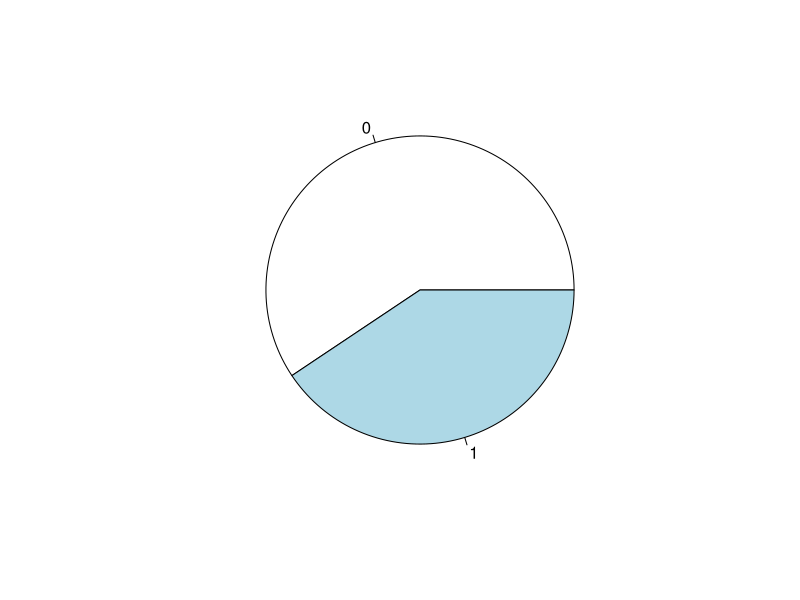
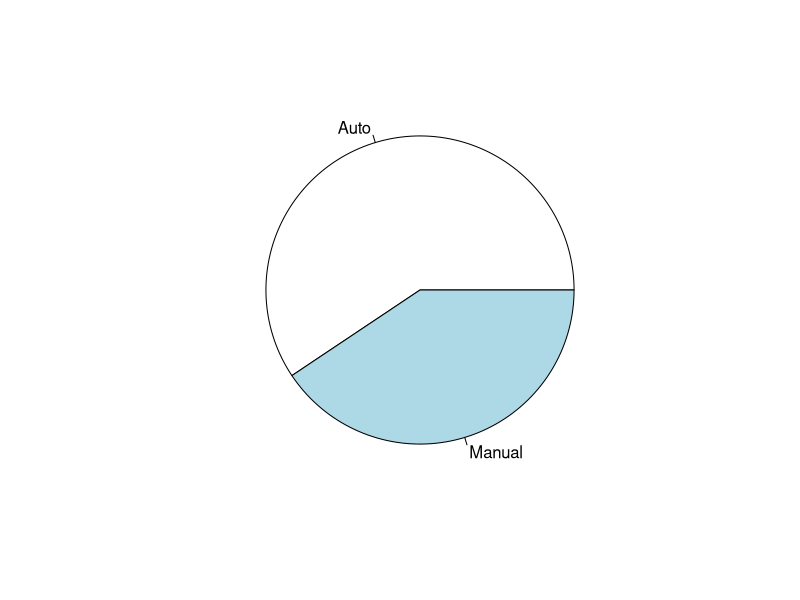
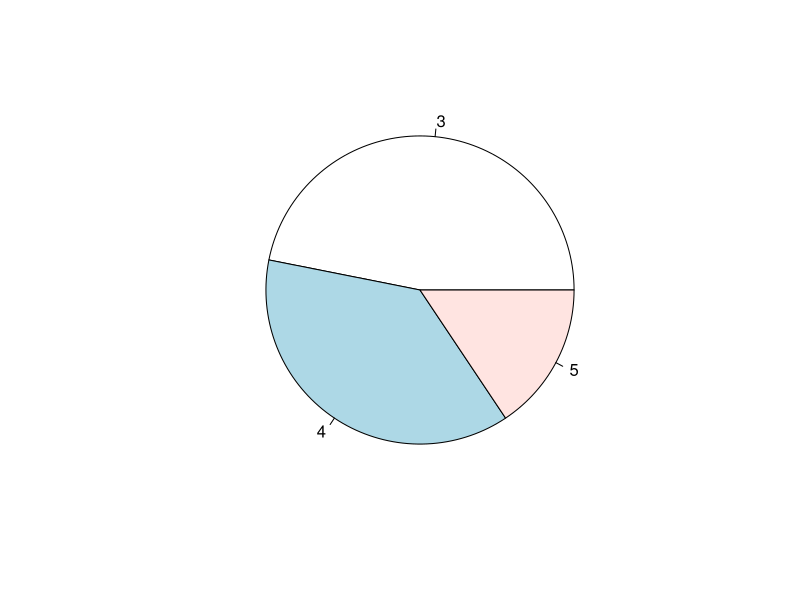
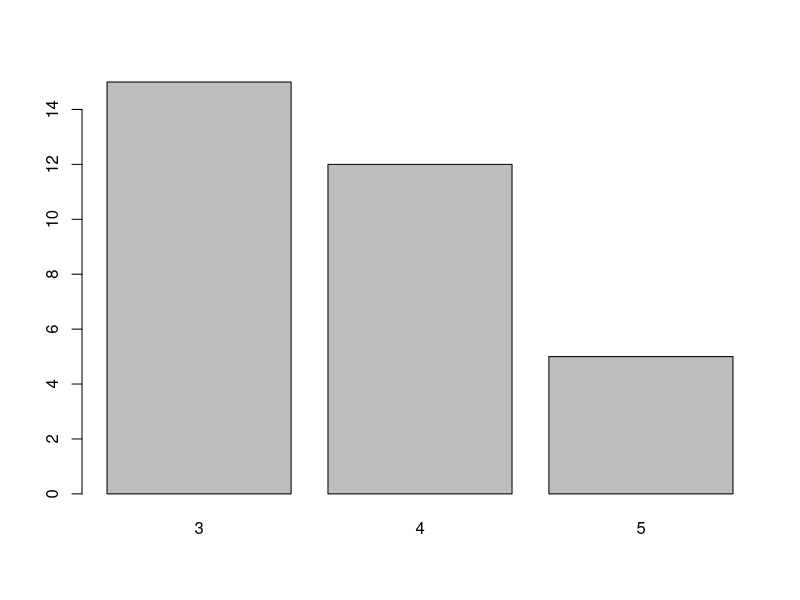
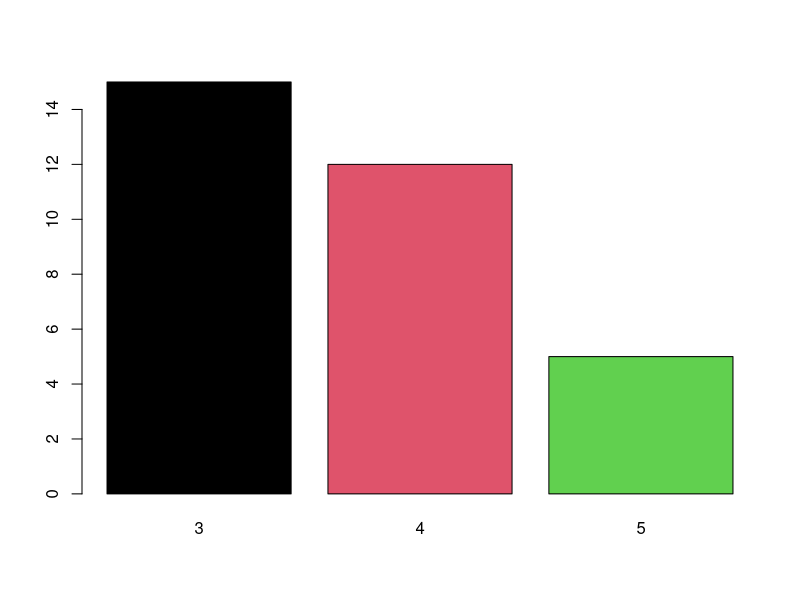
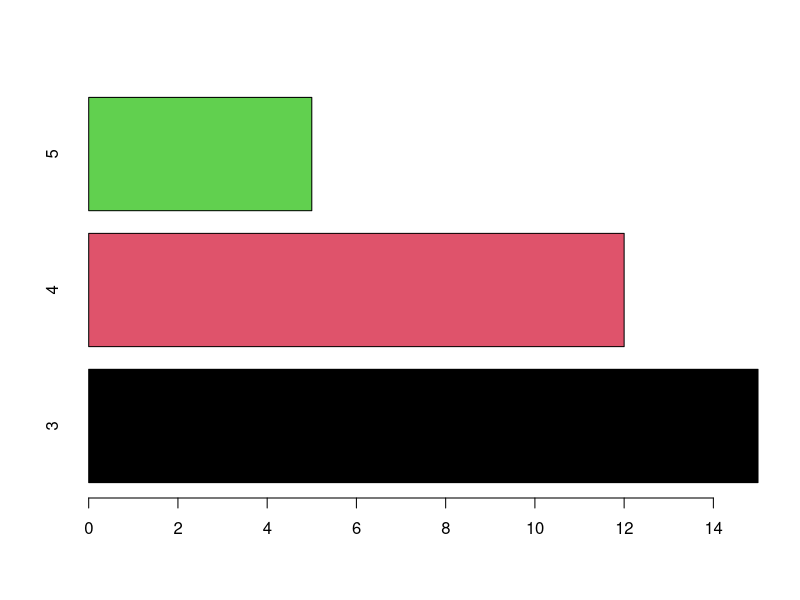
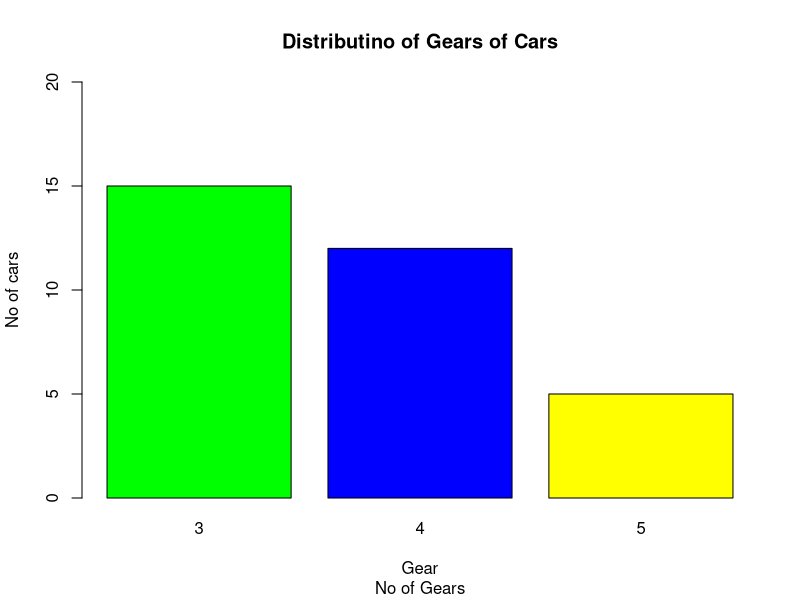

Source code (R) for these figures, in order:
#analysis of dataset mtcars using dplyr
#filename : dplyr-mtcars.R

library(dplyr)
?mtcars
#Structure of Data set
str(mtcars) #structure
dim(mtcars) #dimensions
names(mtcars) ; colnames(mtcars)  #column names
rownames(mtcars) #rownames
summary(mtcars) #summary of dataset


#summary activities on mtcars
t1= table(mtcars$am)
pie(t1)
19/32 * 360
pie(t1, labels=c('Auto','Manual'))

t2= table(mtcars$gear)
pie(t2)
barplot(t2)
barplot(t2, col=1:3)
barplot(t2, col=1:3, horiz=T)
barplot(t2, col=c('green','blue','yellow'), xlab='Gear', ylab='No of cars', ylim=c(0,20))
title(main='Distributino of Gears of Cars', sub='No of Gears')

#using dplyr %>% is chaining function 
mtcars %>% select(mpg,gear) %>% slice(c(1:5, 10))
#select for columns, slice for rows
mtcars %>% arrange(mpg)   #ascending order of mileage
mtcars %>% arrange(am, desc(mpg)) %>% select(am, mpg) #ascending order of am, descending order of mpg
mtcars %>% mutate(rn= rownames(mtcars)) %>% select(rn, mpg)
#display rownames with mpg
mtcars %>% slice(c(1,5,7))
mtcars %>% sample_n(3)
mtcars %>% sample_frac(.2)
mtcars %>% select(sample(x=c(1:11), size=2))  %>% head

sample(x=1:11, size=2)

mtcars %>% mutate( newmpg = mpg * 1.1) 
mutate(mtcars, newmpg = mpg * 1.2)

# type of Tx, mean(mgp)
mtcars %>% group_by(am)  %>% summarise(MeanMPG = mean(mpg)) 
mtcars %>% group_by(am)  %>% summarise(MeanMPG = mean(mpg), MaxHP= max(hp), MinWT = min(wt)) 
mtcars %>% group_by(gear, cyl)  %>% summarise(MeanMPG = mean(mpg)) 
